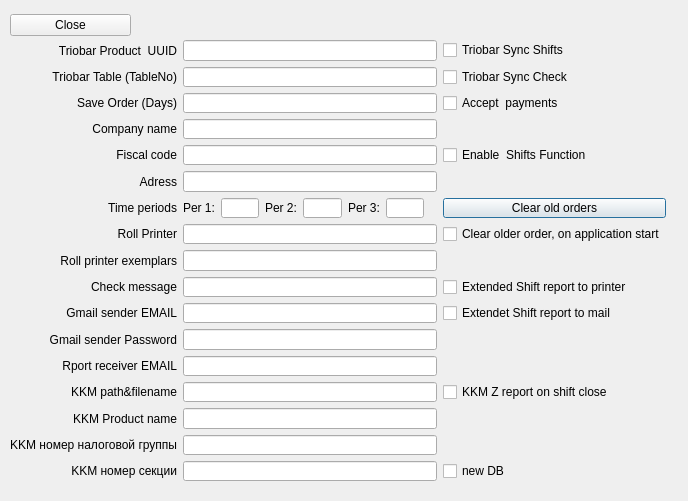
<?xml version="1.0" encoding="UTF-8"?>
<ui version="4.0">
 <class>Dialog</class>
 <widget class="QDialog" name="Dialog">
  <property name="geometry">
   <rect>
    <x>0</x>
    <y>0</y>
    <width>688</width>
    <height>501</height>
   </rect>
  </property>
  <property name="sizePolicy">
   <sizepolicy hsizetype="Fixed" vsizetype="Fixed">
    <horstretch>0</horstretch>
    <verstretch>0</verstretch>
   </sizepolicy>
  </property>
  <property name="windowTitle">
   <string>Settings</string>
  </property>
  <widget class="QWidget" name="widget" native="true">
   <property name="enabled">
    <bool>true</bool>
   </property>
   <property name="geometry">
    <rect>
     <x>0</x>
     <y>0</y>
     <width>681</width>
     <height>491</height>
    </rect>
   </property>
   <property name="sizePolicy">
    <sizepolicy hsizetype="Fixed" vsizetype="Fixed">
     <horstretch>0</horstretch>
     <verstretch>0</verstretch>
    </sizepolicy>
   </property>
   <property name="minimumSize">
    <size>
     <width>300</width>
     <height>300</height>
    </size>
   </property>
   <property name="maximumSize">
    <size>
     <width>1600</width>
     <height>800</height>
    </size>
   </property>
   <property name="contextMenuPolicy">
    <enum>Qt::NoContextMenu</enum>
   </property>
   <property name="inputMethodHints">
    <set>Qt::ImhNone</set>
   </property>
   <widget class="QWidget" name="gridLayoutWidget">
    <property name="geometry">
     <rect>
      <x>10</x>
      <y>40</y>
      <width>656</width>
      <height>441</height>
     </rect>
    </property>
    <layout class="QGridLayout" name="gridLayout">
     <item row="4" column="2">
      <widget class="QLineEdit" name="tableUUID"/>
     </item>
     <item row="15" column="0">
      <widget class="QLabel" name="label_6">
       <property name="text">
        <string>Time periods</string>
       </property>
       <property name="alignment">
        <set>Qt::AlignRight|Qt::AlignTrailing|Qt::AlignVCenter</set>
       </property>
      </widget>
     </item>
     <item row="21" column="2">
      <widget class="QLineEdit" name="emailReceiver"/>
     </item>
     <item row="17" column="0">
      <widget class="QLabel" name="label_12">
       <property name="layoutDirection">
        <enum>Qt::RightToLeft</enum>
       </property>
       <property name="text">
        <string>Roll printer exemplars</string>
       </property>
       <property name="alignment">
        <set>Qt::AlignRight|Qt::AlignTrailing|Qt::AlignVCenter</set>
       </property>
      </widget>
     </item>
     <item row="24" column="2">
      <widget class="QLineEdit" name="kkmNomerNalogovoiGruppi"/>
     </item>
     <item row="17" column="2">
      <widget class="QLineEdit" name="rollPrinterExemplars"/>
     </item>
     <item row="9" column="0">
      <widget class="QLabel" name="label_20">
       <property name="layoutDirection">
        <enum>Qt::RightToLeft</enum>
       </property>
       <property name="text">
        <string>Fiscal code</string>
       </property>
       <property name="alignment">
        <set>Qt::AlignRight|Qt::AlignTrailing|Qt::AlignVCenter</set>
       </property>
      </widget>
     </item>
     <item row="23" column="2">
      <widget class="QLineEdit" name="kkmProductName"/>
     </item>
     <item row="18" column="2">
      <widget class="QLineEdit" name="checkMessage"/>
     </item>
     <item row="20" column="0">
      <widget class="QLabel" name="label_14">
       <property name="layoutDirection">
        <enum>Qt::RightToLeft</enum>
       </property>
       <property name="text">
        <string>Gmail sender Password</string>
       </property>
       <property name="alignment">
        <set>Qt::AlignRight|Qt::AlignTrailing|Qt::AlignVCenter</set>
       </property>
      </widget>
     </item>
     <item row="18" column="0">
      <widget class="QLabel" name="label_22">
       <property name="layoutDirection">
        <enum>Qt::RightToLeft</enum>
       </property>
       <property name="text">
        <string>Check message</string>
       </property>
       <property name="alignment">
        <set>Qt::AlignRight|Qt::AlignTrailing|Qt::AlignVCenter</set>
       </property>
      </widget>
     </item>
     <item row="9" column="2">
      <widget class="QLineEdit" name="fiscalcode"/>
     </item>
     <item row="10" column="0">
      <widget class="QLabel" name="label_21">
       <property name="layoutDirection">
        <enum>Qt::RightToLeft</enum>
       </property>
       <property name="text">
        <string>Adress</string>
       </property>
       <property name="alignment">
        <set>Qt::AlignRight|Qt::AlignTrailing|Qt::AlignVCenter</set>
       </property>
      </widget>
     </item>
     <item row="10" column="2">
      <widget class="QLineEdit" name="adress"/>
     </item>
     <item row="3" column="2">
      <widget class="QLineEdit" name="productUUID"/>
     </item>
     <item row="8" column="2">
      <widget class="QLineEdit" name="companyName"/>
     </item>
     <item row="16" column="0">
      <widget class="QLabel" name="label_11">
       <property name="layoutDirection">
        <enum>Qt::RightToLeft</enum>
       </property>
       <property name="text">
        <string>Roll Printer</string>
       </property>
       <property name="alignment">
        <set>Qt::AlignRight|Qt::AlignTrailing|Qt::AlignVCenter</set>
       </property>
      </widget>
     </item>
     <item row="5" column="0">
      <widget class="QLabel" name="label_2">
       <property name="text">
        <string>Save Order (Days)</string>
       </property>
       <property name="alignment">
        <set>Qt::AlignRight|Qt::AlignTrailing|Qt::AlignVCenter</set>
       </property>
      </widget>
     </item>
     <item row="23" column="0">
      <widget class="QLabel" name="label_17">
       <property name="layoutDirection">
        <enum>Qt::RightToLeft</enum>
       </property>
       <property name="text">
        <string>KKM Product name</string>
       </property>
       <property name="alignment">
        <set>Qt::AlignRight|Qt::AlignTrailing|Qt::AlignVCenter</set>
       </property>
      </widget>
     </item>
     <item row="16" column="2">
      <widget class="QLineEdit" name="rollPrinterName"/>
     </item>
     <item row="19" column="0">
      <widget class="QLabel" name="label_13">
       <property name="layoutDirection">
        <enum>Qt::RightToLeft</enum>
       </property>
       <property name="text">
        <string>Gmail sender EMAIL</string>
       </property>
       <property name="alignment">
        <set>Qt::AlignRight|Qt::AlignTrailing|Qt::AlignVCenter</set>
       </property>
      </widget>
     </item>
     <item row="21" column="0">
      <widget class="QLabel" name="label_15">
       <property name="layoutDirection">
        <enum>Qt::RightToLeft</enum>
       </property>
       <property name="text">
        <string>Rport receiver EMAIL</string>
       </property>
       <property name="alignment">
        <set>Qt::AlignRight|Qt::AlignTrailing|Qt::AlignVCenter</set>
       </property>
      </widget>
     </item>
     <item row="22" column="0">
      <widget class="QLabel" name="label_16">
       <property name="layoutDirection">
        <enum>Qt::RightToLeft</enum>
       </property>
       <property name="text">
        <string>KKM path&amp;filename</string>
       </property>
       <property name="alignment">
        <set>Qt::AlignRight|Qt::AlignTrailing|Qt::AlignVCenter</set>
       </property>
      </widget>
     </item>
     <item row="24" column="0">
      <widget class="QLabel" name="label_18">
       <property name="layoutDirection">
        <enum>Qt::RightToLeft</enum>
       </property>
       <property name="text">
        <string>KKM номер налоговой группы</string>
       </property>
       <property name="alignment">
        <set>Qt::AlignRight|Qt::AlignTrailing|Qt::AlignVCenter</set>
       </property>
      </widget>
     </item>
     <item row="25" column="2">
      <widget class="QLineEdit" name="kkmNomerSectii"/>
     </item>
     <item row="20" column="2">
      <widget class="QLineEdit" name="emailSenderPass">
       <property name="inputMethodHints">
        <set>Qt::ImhHiddenText|Qt::ImhNoAutoUppercase|Qt::ImhNoPredictiveText</set>
       </property>
       <property name="echoMode">
        <enum>QLineEdit::Password</enum>
       </property>
      </widget>
     </item>
     <item row="5" column="2">
      <widget class="QLineEdit" name="saveDays">
       <property name="acceptDrops">
        <bool>false</bool>
       </property>
       <property name="toolTip">
        <string notr="true"/>
       </property>
       <property name="statusTip">
        <string notr="true"/>
       </property>
       <property name="whatsThis">
        <string notr="true"/>
       </property>
       <property name="accessibleName">
        <string notr="true"/>
       </property>
       <property name="inputMask">
        <string notr="true"/>
       </property>
       <property name="maxLength">
        <number>4</number>
       </property>
      </widget>
     </item>
     <item row="4" column="0">
      <widget class="QLabel" name="label">
       <property name="text">
        <string>Triobar Table (TableNo)</string>
       </property>
       <property name="alignment">
        <set>Qt::AlignRight|Qt::AlignTrailing|Qt::AlignVCenter</set>
       </property>
      </widget>
     </item>
     <item row="8" column="0">
      <widget class="QLabel" name="label_3">
       <property name="text">
        <string>Company name</string>
       </property>
       <property name="alignment">
        <set>Qt::AlignRight|Qt::AlignTrailing|Qt::AlignVCenter</set>
       </property>
      </widget>
     </item>
     <item row="15" column="2">
      <layout class="QHBoxLayout" name="horizontalLayout">
       <item>
        <widget class="QLabel" name="label_8">
         <property name="text">
          <string>Per 1:</string>
         </property>
        </widget>
       </item>
       <item>
        <widget class="QLineEdit" name="linePeriod1">
         <property name="inputMethodHints">
          <set>Qt::ImhDigitsOnly</set>
         </property>
         <property name="inputMask">
          <string comment="00"/>
         </property>
         <property name="maxLength">
          <number>2</number>
         </property>
        </widget>
       </item>
       <item>
        <widget class="QLabel" name="label_7">
         <property name="text">
          <string>Per 2:</string>
         </property>
        </widget>
       </item>
       <item>
        <widget class="QLineEdit" name="linePeriod2">
         <property name="inputMethodHints">
          <set>Qt::ImhDigitsOnly</set>
         </property>
         <property name="inputMask">
          <string comment="00"/>
         </property>
         <property name="maxLength">
          <number>2</number>
         </property>
        </widget>
       </item>
       <item>
        <widget class="QLabel" name="label_9">
         <property name="text">
          <string>Per 3:</string>
         </property>
        </widget>
       </item>
       <item>
        <widget class="QLineEdit" name="linePeriod3">
         <property name="inputMethodHints">
          <set>Qt::ImhDigitsOnly</set>
         </property>
         <property name="inputMask">
          <string comment="00"/>
         </property>
         <property name="maxLength">
          <number>2</number>
         </property>
        </widget>
       </item>
       <item>
        <widget class="QLabel" name="label_10">
         <property name="text">
          <string/>
         </property>
        </widget>
       </item>
      </layout>
     </item>
     <item row="19" column="2">
      <widget class="QLineEdit" name="emailSenderName"/>
     </item>
     <item row="22" column="2">
      <widget class="QLineEdit" name="kkmPath_FileName"/>
     </item>
     <item row="25" column="0">
      <widget class="QLabel" name="label_19">
       <property name="layoutDirection">
        <enum>Qt::RightToLeft</enum>
       </property>
       <property name="text">
        <string>KKM номер секции</string>
       </property>
       <property name="alignment">
        <set>Qt::AlignRight|Qt::AlignTrailing|Qt::AlignVCenter</set>
       </property>
      </widget>
     </item>
     <item row="22" column="3">
      <widget class="QCheckBox" name="kkmZreport">
       <property name="text">
        <string>KKM Z report on shift close</string>
       </property>
      </widget>
     </item>
     <item row="15" column="3">
      <widget class="QPushButton" name="crearOldOrders">
       <property name="text">
        <string>Clear old orders</string>
       </property>
      </widget>
     </item>
     <item row="16" column="3">
      <widget class="QCheckBox" name="autoclearStart">
       <property name="text">
        <string>Clear older order, on application start</string>
       </property>
      </widget>
     </item>
     <item row="9" column="3">
      <widget class="QCheckBox" name="shiftFunctions">
       <property name="text">
        <string>Enable  Shifts Function</string>
       </property>
      </widget>
     </item>
     <item row="5" column="3">
      <widget class="QCheckBox" name="receivePayments">
       <property name="text">
        <string>Accept  payments</string>
       </property>
      </widget>
     </item>
     <item row="4" column="3">
      <widget class="QCheckBox" name="triobarSyncCheck">
       <property name="text">
        <string>Triobar Sync Check</string>
       </property>
      </widget>
     </item>
     <item row="3" column="3">
      <widget class="QCheckBox" name="triobarSyncShifts">
       <property name="text">
        <string>Triobar Sync Shifts</string>
       </property>
      </widget>
     </item>
     <item row="3" column="0">
      <widget class="QLabel" name="label_4">
       <property name="text">
        <string>Triobar Product  UUID</string>
       </property>
       <property name="alignment">
        <set>Qt::AlignRight|Qt::AlignTrailing|Qt::AlignVCenter</set>
       </property>
      </widget>
     </item>
     <item row="25" column="3">
      <widget class="QCheckBox" name="dbClear">
       <property name="text">
        <string>new DB</string>
       </property>
      </widget>
     </item>
     <item row="18" column="3">
      <widget class="QCheckBox" name="extendedShiftReportPrint">
       <property name="text">
        <string>Extended Shift report to printer</string>
       </property>
      </widget>
     </item>
     <item row="19" column="3">
      <widget class="QCheckBox" name="extendedShiftReportMail">
       <property name="text">
        <string>Extendet Shift report to mail</string>
       </property>
      </widget>
     </item>
    </layout>
   </widget>
   <widget class="QWidget" name="horizontalLayoutWidget_2">
    <property name="geometry">
     <rect>
      <x>10</x>
      <y>10</y>
      <width>121</width>
      <height>31</height>
     </rect>
    </property>
    <layout class="QVBoxLayout" name="verticalLayout">
     <item>
      <widget class="QPushButton" name="bSave">
       <property name="text">
        <string>Close</string>
       </property>
      </widget>
     </item>
    </layout>
   </widget>
  </widget>
 </widget>
 <tabstops>
  <tabstop>productUUID</tabstop>
  <tabstop>tableUUID</tabstop>
  <tabstop>saveDays</tabstop>
  <tabstop>companyName</tabstop>
  <tabstop>fiscalcode</tabstop>
  <tabstop>adress</tabstop>
  <tabstop>linePeriod1</tabstop>
  <tabstop>linePeriod2</tabstop>
  <tabstop>linePeriod3</tabstop>
  <tabstop>rollPrinterName</tabstop>
  <tabstop>rollPrinterExemplars</tabstop>
  <tabstop>checkMessage</tabstop>
  <tabstop>emailSenderName</tabstop>
  <tabstop>emailSenderPass</tabstop>
  <tabstop>emailReceiver</tabstop>
  <tabstop>kkmPath_FileName</tabstop>
  <tabstop>kkmProductName</tabstop>
  <tabstop>kkmNomerNalogovoiGruppi</tabstop>
  <tabstop>kkmNomerSectii</tabstop>
  <tabstop>bSave</tabstop>
 </tabstops>
 <resources/>
 <connections/>
</ui>
